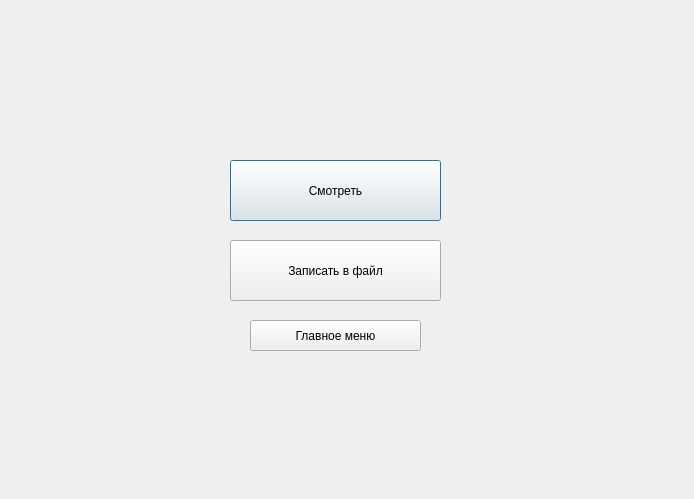
<?xml version="1.0" encoding="UTF-8"?>
<ui version="4.0">
 <class>user_rolewindow</class>
 <widget class="QDialog" name="user_rolewindow">
  <property name="geometry">
   <rect>
    <x>0</x>
    <y>0</y>
    <width>694</width>
    <height>499</height>
   </rect>
  </property>
  <property name="windowTitle">
   <string>Dialog</string>
  </property>
  <widget class="QPushButton" name="pushButton">
   <property name="geometry">
    <rect>
     <x>230</x>
     <y>160</y>
     <width>211</width>
     <height>61</height>
    </rect>
   </property>
   <property name="text">
    <string>Смотреть</string>
   </property>
  </widget>
  <widget class="QPushButton" name="pushButton_2">
   <property name="geometry">
    <rect>
     <x>230</x>
     <y>240</y>
     <width>211</width>
     <height>61</height>
    </rect>
   </property>
   <property name="text">
    <string>Записать в файл</string>
   </property>
  </widget>
  <widget class="QPushButton" name="pushButton_3">
   <property name="geometry">
    <rect>
     <x>250</x>
     <y>320</y>
     <width>171</width>
     <height>31</height>
    </rect>
   </property>
   <property name="text">
    <string>Главное меню</string>
   </property>
  </widget>
 </widget>
 <resources/>
 <connections/>
</ui>
